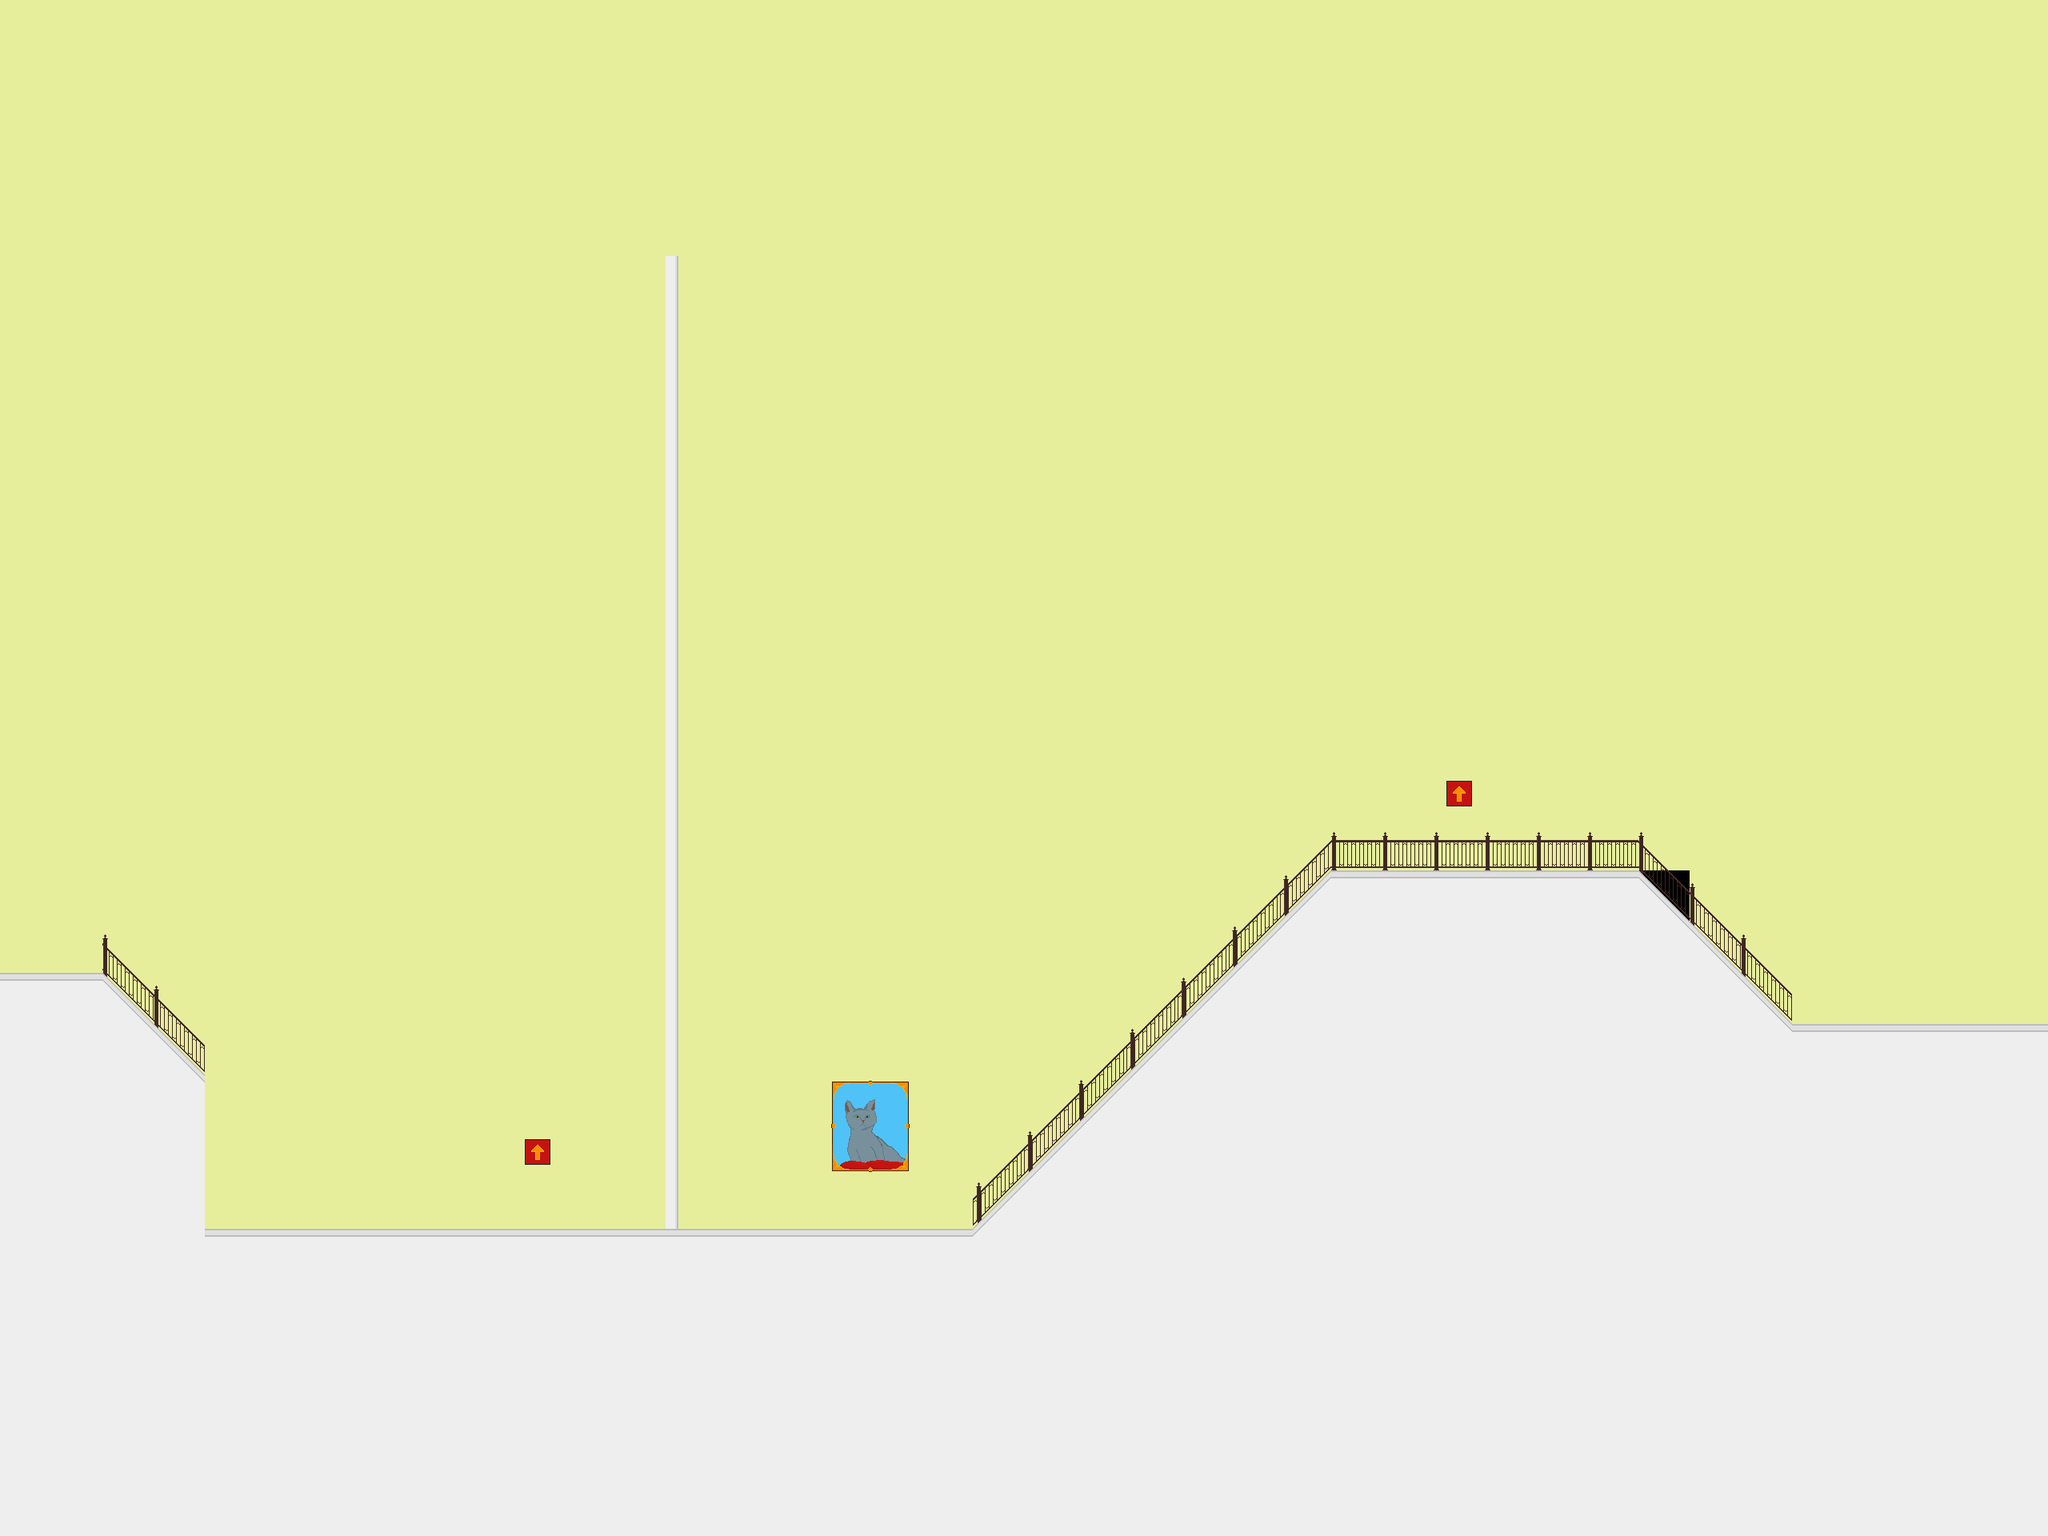

This game map was drawn from its Tiled (.tmx) file and the tilesets committed beside it. A one-line description and the trimmed map source follow:
An orthogonal 40x30 tile map with 64x64 px tiles, 3 tile layers (bg, bot, foreground), 2 tilesets and 6 objects (left, lever, cutscene).

<map version="1.0" orientation="orthogonal" renderorder="right-down" width="40" height="30" tilewidth="64" tileheight="64" nextobjectid="55">
 <tileset firstgid="1" name="testtiles" tilewidth="64" tileheight="64" tilecount="100">
  <image source="../graphics/testtiles.png" width="640" height="640" />
 </tileset>
 <tileset firstgid="101" name="testtiles2" tilewidth="64" tileheight="64" tilecount="100">
  <image source="../graphics/testtiles2.png" width="640" height="640" />
 </tileset>
 <layer name="bg" width="40" height="30">
  <data>[1200 cells, 1196 non-empty, 1 distinct tile ids]</data>
 </layer>
 <layer name="bot" width="40" height="30">
  <data>[1200 cells, 404 non-empty, 14 distinct tile ids]</data>
 </layer>
 <layer name="foreground" width="40" height="30">
  <data>[1200 cells, 27 non-empty, 5 distinct tile ids]</data>
 </layer>
 <objectgroup name="col" visible="0">
  <object id="45" x="2.75" y="1218.5">
   <polyline points="0,0 129,2 254,126 257,321 1214,320 1663,-131 1665,320 1850,320 1854,-68 2110,-66 2235,59 2555,62" />
  </object>
  <object id="49" x="1664" y="1088">
   <polyline points="0,0 384,0 448,64" />
  </object>
  <object id="54" x="832" y="1536">
   <polyline points="0,0 0,-1152" />
  </object>
 </objectgroup>
 <objectgroup name="doors" visible="0">
  <object id="30" name="left" gid="42" x="0" y="1152" width="64" height="64" />
 </objectgroup>
 <objectgroup name="objects" visible="0">
  <object id="52" type="lever" gid="67" x="640" y="1536" width="64" height="64">
   <properties>
    <property name="direction" value="up" />
   </properties>
  </object>
  <object id="53" name="lever" type="cutscene" gid="2" x="511" y="1505.67" width="64" height="64" />
 </objectgroup>
 <objectgroup name="enemies" visible="0" />
 <objectgroup name="temp" visible="0" />
</map>
